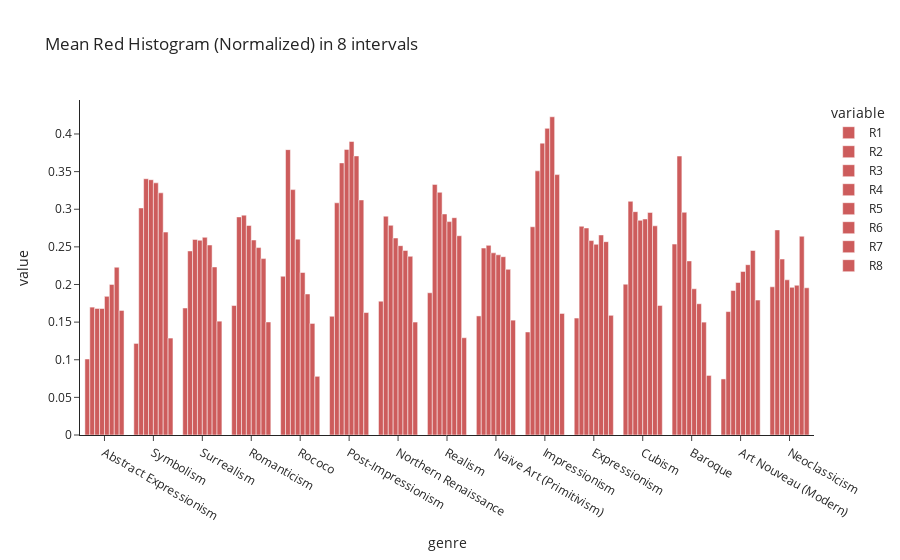

Here is the notebook cell this chart was saved with:
### Code cell
edges = whole_df.groupby(['genre']).mean().loc[:,'R1':'R8']
#edges.rename({'ED1':'Normal', 'ED2':'Blurred','ED3':'Sharpened'},axis=1,inplace=True)

edges_melt = pd.melt(edges.reset_index(), id_vars='genre', value_vars=edges.columns).sort_values('variable')

fig = px.bar(edges_melt, x='genre',color='variable', y='value',barmode='group',template='simple_white',
            color_discrete_sequence=["indianred"], title="Mean Red Histogram (Normalized) in 8 intervals")
fig.show()

### Figure 1 — Plotly figure (JSON) as saved in the notebook; plotly's stock layout.template omitted (floating-point values rounded to 4 significant figures)
{"data": [{"alignmentgroup": "True", "hovertemplate": "variable=R1<br>genre=%{x}<br>value=%{y}<extra></extra>", "legendgroup": "R1", "marker": {"color": "indianred", "pattern": {"shape": ""}}, "name": "R1", "offsetgroup": "R1", "orientation": "v", "showlegend": true, "textposition": "auto", "type": "bar", "x": ["Abstract Expressionism", "Symbolism", "Surrealism", "Romanticism", "Rococo", "Post-Impressionism", "Northern Renaissance", "Realism", "Naïve Art (Primitivism)", "Impressionism", "Expressionism", "Cubism", "Baroque", "Art Nouveau (Modern)", "Neoclassicism"], "xaxis": "x", "y": [0.101, 0.1217, 0.1688, 0.1721, 0.211, 0.1578, 0.1778, 0.189, 0.1582, 0.1369, 0.1554, 0.2004, 0.2537, 0.07449, 0.1969], "yaxis": "y"}, {"alignmentgroup": "True", "hovertemplate": "variable=R2<br>genre=%{x}<br>value=%{y}<extra></extra>", "legendgroup": "R2", "marker": {"color": "indianred", "pattern": {"shape": ""}}, "name": "R2", "offsetgroup": "R2", "orientation": "v", "showlegend": true, "textposition": "auto", "type": "bar", "x": ["Northern Renaissance", "Symbolism", "Surrealism", "Romanticism", "Rococo", "Post-Impressionism", "Neoclassicism", "Realism", "Impressionism", "Expressionism", "Cubism", "Baroque", "Art Nouveau (Modern)", "Abstract Expressionism", "Naïve Art (Primitivism)"], "xaxis": "x", "y": [0.2908, 0.3017, 0.2446, 0.2898, 0.3792, 0.3086, 0.2726, 0.333, 0.2767, 0.2774, 0.3105, 0.3707, 0.164, 0.1699, 0.2484], "yaxis": "y"}, {"alignmentgroup": "True", "hovertemplate": "variable=R3<br>genre=%{x}<br>value=%{y}<extra></extra>", "legendgroup": "R3", "marker": {"color": "indianred", "pattern": {"shape": ""}}, "name": "R3", "offsetgroup": "R3", "orientation": "v", "showlegend": true, "textposition": "auto", "type": "bar", "x": ["Symbolism", "Surrealism", "Romanticism", "Rococo", "Realism", "Post-Impressionism", "Northern Renaissance", "Neoclassicism", "Impressionism", "Expressionism", "Cubism", "Baroque", "Art Nouveau (Modern)", "Abstract Expressionism", "Naïve Art (Primitivism)"], "xaxis": "x", "y": [0.3405, 0.2599, 0.2922, 0.3261, 0.3225, 0.3616, 0.2786, 0.2338, 0.351, 0.2751, 0.2968, 0.296, 0.192, 0.1681, 0.252], "yaxis": "y"}, {"alignmentgroup": "True", "hovertemplate": "variable=R4<br>genre=%{x}<br>value=%{y}<extra></extra>", "legendgroup": "R4", "marker": {"color": "indianred", "pattern": {"shape": ""}}, "name": "R4", "offsetgroup": "R4", "orientation": "v", "showlegend": true, "textposition": "auto", "type": "bar", "x": ["Northern Renaissance", "Surrealism", "Romanticism", "Rococo", "Realism", "Post-Impressionism", "Neoclassicism", "Symbolism", "Impressionism", "Expressionism", "Cubism", "Baroque", "Art Nouveau (Modern)", "Abstract Expressionism", "Naïve Art (Primitivism)"], "xaxis": "x", "y": [0.2618, 0.2588, 0.2784, 0.2603, 0.2937, 0.3795, 0.2062, 0.3392, 0.3878, 0.2584, 0.2853, 0.2313, 0.2027, 0.1681, 0.2421], "yaxis": "y"}, {"alignmentgroup": "True", "hovertemplate": "variable=R5<br>genre=%{x}<br>value=%{y}<extra></extra>", "legendgroup": "R5", "marker": {"color": "indianred", "pattern": {"shape": ""}}, "name": "R5", "offsetgroup": "R5", "orientation": "v", "showlegend": true, "textposition": "auto", "type": "bar", "x": ["Symbolism", "Surrealism", "Romanticism", "Rococo", "Realism", "Post-Impressionism", "Northern Renaissance", "Neoclassicism", "Naïve Art (Primitivism)", "Impressionism", "Expressionism", "Cubism", "Baroque", "Art Nouveau (Modern)", "Abstract Expressionism"], "xaxis": "x", "y": [0.3351, 0.2627, 0.2591, 0.2159, 0.2836, 0.39, 0.2516, 0.1962, 0.2394, 0.4075, 0.2534, 0.2871, 0.1943, 0.2173, 0.1842], "yaxis": "y"}, {"alignmentgroup": "True", "hovertemplate": "variable=R6<br>genre=%{x}<br>value=%{y}<extra></extra>", "legendgroup": "R6", "marker": {"color": "indianred", "pattern": {"shape": ""}}, "name": "R6", "offsetgroup": "R6", "orientation": "v", "showlegend": true, "textposition": "auto", "type": "bar", "x": ["Surrealism", "Romanticism", "Symbolism", "Realism", "Post-Impressionism", "Northern Renaissance", "Neoclassicism", "Rococo", "Impressionism", "Expressionism", "Cubism", "Baroque", "Art Nouveau (Modern)", "Abstract Expressionism", "Naïve Art (Primitivism)"], "xaxis": "x", "y": [0.2525, 0.2491, 0.3218, 0.2888, 0.3709, 0.2452, 0.199, 0.1874, 0.4229, 0.2658, 0.2958, 0.1744, 0.2263, 0.2001, 0.2369], "yaxis": "y"}, {"alignmentgroup": "True", "hovertemplate": "variable=R7<br>genre=%{x}<br>value=%{y}<extra></extra>", "legendgroup": "R7", "marker": {"color": "indianred", "pattern": {"shape": ""}}, "name": "R7", "offsetgroup": "R7", "orientation": "v", "showlegend": true, "textposition": "auto", "type": "bar", "x": ["Symbolism", "Surrealism", "Romanticism", "Realism", "Post-Impressionism", "Northern Renaissance", "Neoclassicism", "Rococo", "Impressionism", "Expressionism", "Cubism", "Baroque", "Art Nouveau (Modern)", "Abstract Expressionism", "Naïve Art (Primitivism)"], "xaxis": "x", "y": [0.2696, 0.2233, 0.2344, 0.2648, 0.3124, 0.2374, 0.2641, 0.1482, 0.346, 0.2569, 0.278, 0.15, 0.2452, 0.223, 0.2201], "yaxis": "y"}, {"alignmentgroup": "True", "hovertemplate": "variable=R8<br>genre=%{x}<br>value=%{y}<extra></extra>", "legendgroup": "R8", "marker": {"color": "indianred", "pattern": {"shape": ""}}, "name": "R8", "offsetgroup": "R8", "orientation": "v", "showlegend": true, "textposition": "auto", "type": "bar", "x": ["Romanticism", "Rococo", "Realism", "Post-Impressionism", "Northern Renaissance", "Neoclassicism", "Cubism", "Impressionism", "Expressionism", "Baroque", "Art Nouveau (Modern)", "Abstract Expressionism", "Surrealism", "Naïve Art (Primitivism)", "Symbolism"], "xaxis": "x", "y": [0.1502, 0.07798, 0.1293, 0.1627, 0.1501, 0.1956, 0.1722, 0.1615, 0.1591, 0.07917, 0.1793, 0.1655, 0.1513, 0.1526, 0.1288], "yaxis": "y"}], "layout": {"barmode": "group", "legend": {"title": {"text": "variable"}, "tracegroupgap": 0}, "title": {"text": "Mean Red Histogram (Normalized) in 8 intervals"}, "xaxis": {"anchor": "y", "domain": [0, 1], "title": {"text": "genre"}}, "yaxis": {"anchor": "x", "domain": [0, 1], "title": {"text": "value"}}}}
